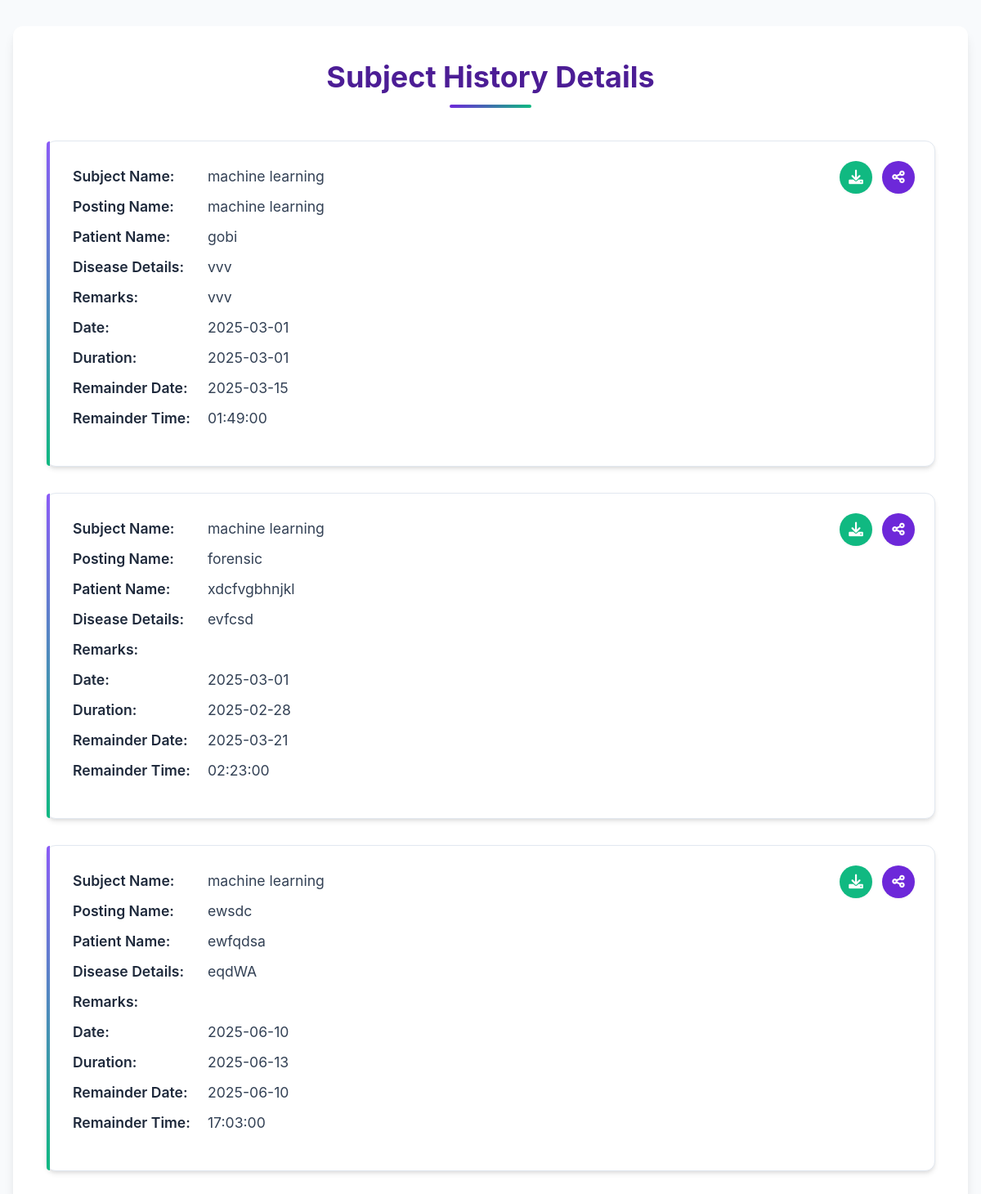
/view_subject_details/machine learning, run on the app's committed database.
### app.py (models this page shows)
class SubjectHistory(db.Model):
    __tablename__ = 'subject_history'
    id = db.Column(db.Integer, primary_key=True, autoincrement=True)  # Auto-increment id
    namesub = db.Column(db.String(100), nullable=False)
    date = db.Column(db.Date, nullable=False)
    posting_name = db.Column(db.String(100), nullable=False)
    patient_name = db.Column(db.String(100), nullable=False)
    disease_detail = db.Column(db.Text, nullable=False)
    remarks = db.Column(db.Text)  # Optional
    duration_date = db.Column(db.Date, nullable=False)
    remainder_date = db.Column(db.Date, nullable=False)
    remainder_time = db.Column(db.Time, nullable=False)
    extra_fields = db.Column(db.JSON, nullable=True)  # Extra Fields (JSON)

### app.py (the view)
@app.route('/view_subject_details/<subject_name>')
def view_subject_details(subject_name):
    subject_history_entries = SubjectHistory.query.filter_by(namesub=subject_name).all()
    if not subject_history_entries:
        return render_template('no_records_found.html', subject_name=subject_name)  # Pass subject_name instead of subject
    return render_template('subject_history_details.html', subject_name=subject_name, subjects=subject_history_entries)
    return render_template('subject_history_details.html', subject_name=subject_name, subjects=subject_history_entries)

### templates/subject_history_details.html (shortened to what this page needs)
<!DOCTYPE html>
<html lang="en">
<head>
    <link rel="stylesheet" href="https://cdnjs.cloudflare.com/ajax/libs/font-awesome/6.0.0/css/all.min.css">
</head>
<body>
    <div class="container">
        <h1>Subject History Details</h1>
        {% if subjects %}
            <ul>
                {% for entry in subjects %}
                    <li>
                        <div class="action-buttons">
                            <button class="action-btn download-btn" title="Download"
                                onclick="downloadAsText(`Subject Name: {{ entry.namesub }}\nPosting Name: {{ entry.posting_name }}\nPatient Name: {{ entry.patient_name }}\nDisease Details: {{ entry.disease_detail }}\nRemarks: {{ entry.remarks }}\nDate: {{ entry.date }}\nDuration: {{ entry.duration_date }}\nRemainder Date: {{ entry.remainder_date }}\nRemainder Time: {{ entry.remainder_time }}{% if entry.extra_fields %}\nExtra Fields: {{ entry.extra_fields }}{% endif %}`, '{{ entry.namesub }}-history.txt')">
                                <i class="fas fa-download"></i>
                            </button>
                            <button class="action-btn share-btn" title="Share"
                                onclick="shareCard(`Subject Name: {{ entry.namesub }}\nPosting Name: {{ entry.posting_name }}\nPatient Name: {{ entry.patient_name }}\nDisease Details: {{ entry.disease_detail }}\nRemarks: {{ entry.remarks }}\nDate: {{ entry.date }}\nDuration: {{ entry.duration_date }}\nRemainder Date: {{ entry.remainder_date }}\nRemainder Time: {{ entry.remainder_time }}{% if entry.extra_fields %}\nExtra Fields: {{ entry.extra_fields }}{% endif %}`)">
                                <i class="fas fa-share-alt"></i>
                            </button>
                        </div>
                        <p><strong>Subject Name:</strong> {{ entry.namesub }}</p>
                        <p><strong>Posting Name:</strong> {{ entry.posting_name }}</p>
                        <p><strong>Patient Name:</strong> {{ entry.patient_name }}</p>
                        <p><strong>Disease Details:</strong> {{ entry.disease_detail }}</p>
                        <p><strong>Remarks:</strong> {{ entry.remarks }}</p>
                        <p><strong>Date:</strong> {{ entry.date }}</p>
                        <p><strong>Duration:</strong> {{ entry.duration_date }}</p>
                        <p><strong>Remainder Date:</strong> {{ entry.remainder_date }}</p>
                        <p><strong>Remainder Time:</strong> {{ entry.remainder_time }}</p>
                    </li>
                {% endfor %}
            </ul>
        {% else %}
            <p class="no-history-message">No history records found for this subject.</p>
        {% endif %}
    </div>
</body>
</html>

### templates/subject_history_details.html (style rules this page uses)
:root { --primary-color: #6d28d9; --primary-light: #8b5cf6; --primary-dark: #4c1d95; --secondary-color: #10b981; --accent-color: #f59e0b; --danger-color: #ef4444; --text-dark: #1e293b; --text-medium: #334155; --text-light: #64748b; --text-lighter: #94a3b8; --bg-body: #f8fafc; --bg-card: #ffffff; --bg-card-hover: #f8fafc; --shadow-sm: 0 1px 3px rgba(0, 0, 0, 0.05); --shadow-md: 0 4px 6px -1px rgba(0, 0, 0, 0.1), 0 2px 4px -1px rgba(0, 0, 0, 0.06); --shadow-lg: 0 10px 15px -3px rgba(0, 0, 0, 0.1), 0 4px 6px -2px rgba(0, 0, 0, 0.05); --border-radius: 12px; --border-radius-sm: 8px; --border-color: #e2e8f0; --transition: all 0.3s cubic-bezier(0.4, 0, 0.2, 1); }
* { margin: 0; padding: 0; box-sizing: border-box; font-family: 'Poppins', -apple-system, BlinkMacSystemFont, 'Segoe UI', Roboto, Oxygen, Ubuntu, Cantarell, sans-serif; }
body { background-color: var(--bg-body); min-height: 100vh; padding: 2rem 1rem; }
.container { max-width: 1200px; margin: 0 auto; padding: 2.5rem; background-color: var(--bg-card); border-radius: var(--border-radius); box-shadow: var(--shadow-lg); }
h1 { text-align: center; margin-bottom: 2.5rem; color: var(--primary-dark); font-size: 2.25rem; position: relative; padding-bottom: 1rem; }
h1::after { content: ''; position: absolute; bottom: 0; left: 50%; transform: translateX(-50%); width: 100px; height: 4px; background: linear-gradient(90deg, var(--primary-color), var(--secondary-color)); border-radius: 2px; }
ul { list-style: none; display: flex; flex-direction: column; gap: 2rem; width: 100%; padding: 0; }
li { background-color: var(--bg-card); border-radius: var(--border-radius); padding: 2rem; box-shadow: var(--shadow-md); border: 1px solid var(--border-color); transition: var(--transition); position: relative; }
li::before { content: ''; position: absolute; top: 0; left: 0; width: 4px; height: 100%; background: linear-gradient(to bottom, var(--primary-light), var(--secondary-color)); border-radius: var(--border-radius) 0 0 var(--border-radius); }
.action-buttons { position: absolute; top: 1.5rem; right: 1.5rem; display: flex; gap: 0.75rem; }
.action-btn { width: 2.5rem; height: 2.5rem; border-radius: 50%; display: flex; align-items: center; justify-content: center; font-size: 1.1rem; cursor: pointer; transition: var(--transition); border: none; color: white; box-shadow: var(--shadow-sm); }
.share-btn { background: var(--primary-color); }
.download-btn { background: var(--secondary-color); }
p { margin-bottom: 1rem; color: var(--text-medium); font-size: 1.1rem; }
strong { color: var(--text-dark); font-weight: 600; min-width: 160px; display: inline-block; }

### data on the page
SubjectHistory: namesub "machine learning", posting_name "machine learning", patient_name "gobi", disease_detail "vvv", remarks "vvv", date "2025-03-01", duration_date "2025-03-01", remainder_date "2025-03-15", remainder_time "01:49:00"
SubjectHistory: namesub "machine learning", posting_name "forensic", patient_name "xdcfvgbhnjkl", disease_detail "evfcsd", date "2025-03-01", duration_date "2025-02-28", remainder_date "2025-03-21", remainder_time "02:23:00"
SubjectHistory: namesub "machine learning", posting_name "ewsdc", patient_name "ewfqdsa", disease_detail "eqdWA", date "2025-06-10", duration_date "2025-06-13", remainder_date "2025-06-10", remainder_time "17:03:00"
